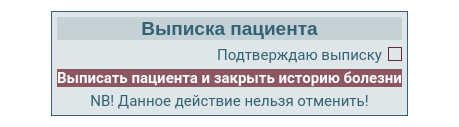
        <widget class="QFrame" name="discharge">
         <property name="styleSheet">
          <string notr="true">background-color: transparent;</string>
         </property>
         <layout class="QHBoxLayout" name="horizontalLayout">
          <item>
           <spacer name="horizontalSpacer">
            <property name="orientation">
             <enum>Qt::Horizontal</enum>
            </property>
            <property name="sizeHint" stdset="0">
             <size>
              <width>40</width>
              <height>20</height>
             </size>
            </property>
           </spacer>
          </item>
          <item>
           <widget class="QFrame" name="frame_discharge">
            <property name="styleSheet">
             <string notr="true">color: rgba(50, 98, 115, 255);
border: 1px solid  rgba(50, 98, 115, 255);
background-color: rgba(50, 98, 115, 40);</string>
            </property>
            <layout class="QGridLayout" name="gridLayout_2">
             <property name="leftMargin">
              <number>5</number>
             </property>
             <property name="topMargin">
              <number>5</number>
             </property>
             <property name="rightMargin">
              <number>5</number>
             </property>
             <property name="bottomMargin">
              <number>5</number>
             </property>
             <property name="spacing">
              <number>5</number>
             </property>
             <item row="4" column="0">
              <widget class="QLabel" name="label_dis">
               <property name="font">
                <font>
                 <family>Roboto</family>
                 <pointsize>11</pointsize>
                </font>
               </property>
               <property name="styleSheet">
                <string notr="true">border: none;
background-color: transparent;</string>
               </property>
               <property name="text">
                <string>&lt;html&gt;&lt;head/&gt;&lt;body&gt;&lt;p align=&quot;center&quot;&gt;NB! Данное действие нельзя отменить!&lt;/p&gt;&lt;/body&gt;&lt;/html&gt;</string>
               </property>
              </widget>
             </item>
             <item row="1" column="0">
              <widget class="QCheckBox" name="checkBox_dis">
               <property name="font">
                <font>
                 <family>Roboto</family>
                 <pointsize>11</pointsize>
                </font>
               </property>
               <property name="layoutDirection">
                <enum>Qt::RightToLeft</enum>
               </property>
               <property name="styleSheet">
                <string notr="true">QCheckBox {
	color: #326273;
	border: none;
	background-color: none;
}

QCheckBox:checked {
   color: #702632;
}

QCheckBox::indicator:checked {
	border-style:solid;
	border-width: 1px;
	border-color: #702632;
	color: #FFFFFF;
	background-color: #702632;
}
QCheckBox::indicator:!checked {
	border-style:solid;
	border-width: 1px;
	border-color: #702632;
	color: #FFFFFF;
	background-color: none;
}</string>
               </property>
               <property name="text">
                <string>Подтверждаю выписку</string>
               </property>
              </widget>
             </item>
             <item row="0" column="0">
              <widget class="QLabel" name="label_2">
               <property name="styleSheet">
                <string notr="true">color: #326273;
font-weight: bold;
font-size: 14pt;
background-color: rgba(50, 98, 115, 40);
border: none;</string>
               </property>
               <property name="text">
                <string>Выписка пациента</string>
               </property>
               <property name="alignment">
                <set>Qt::AlignCenter</set>
               </property>
              </widget>
             </item>
             <item row="2" column="0" rowspan="2">
              <widget class="QPushButton" name="pushButtonDischarge_and_close_history">
               <property name="palette">
                <palette>
                 <active>
                  <colorrole role="WindowText">
                   <brush brushstyle="SolidPattern">
                    <color alpha="255">
                     <red>255</red>
                     <green>255</green>
                     <blue>255</blue>
                    </color>
                   </brush>
                  </colorrole>
                  <colorrole role="Button">
                   <brush brushstyle="SolidPattern">
                    <color alpha="190">
                     <red>112</red>
                     <green>38</green>
                     <blue>50</blue>
                    </color>
                   </brush>
                  </colorrole>
                  <colorrole role="Light">
                   <brush brushstyle="SolidPattern">
                    <color alpha="255">
                     <red>255</red>
                     <green>255</green>
                     <blue>255</blue>
                    </color>
                   </brush>
                  </colorrole>
                  <colorrole role="Midlight">
                   <brush brushstyle="SolidPattern">
                    <color alpha="255">
                     <red>237</red>
                     <green>237</green>
                     <blue>237</blue>
                    </color>
                   </brush>
                  </colorrole>
                  <colorrole role="Dark">
                   <brush brushstyle="SolidPattern">
                    <color alpha="255">
                     <red>110</red>
                     <green>110</green>
                     <blue>110</blue>
                    </color>
                   </brush>
                  </colorrole>
                  <colorrole role="Mid">
                   <brush brushstyle="SolidPattern">
                    <color alpha="255">
                     <red>147</red>
                     <green>147</green>
                     <blue>147</blue>
                    </color>
                   </brush>
                  </colorrole>
                  <colorrole role="Text">
                   <brush brushstyle="SolidPattern">
                    <color alpha="255">
                     <red>255</red>
                     <green>255</green>
                     <blue>255</blue>
                    </color>
                   </brush>
                  </colorrole>
                  <colorrole role="BrightText">
                   <brush brushstyle="SolidPattern">
                    <color alpha="255">
                     <red>255</red>
                     <green>255</green>
                     <blue>255</blue>
                    </color>
                   </brush>
                  </colorrole>
                  <colorrole role="ButtonText">
                   <brush brushstyle="SolidPattern">
                    <color alpha="255">
                     <red>255</red>
                     <green>255</green>
                     <blue>255</blue>
                    </color>
                   </brush>
                  </colorrole>
                  <colorrole role="Base">
                   <brush brushstyle="SolidPattern">
                    <color alpha="190">
                     <red>112</red>
                     <green>38</green>
                     <blue>50</blue>
                    </color>
                   </brush>
                  </colorrole>
                  <colorrole role="Window">
                   <brush brushstyle="SolidPattern">
                    <color alpha="190">
                     <red>112</red>
                     <green>38</green>
                     <blue>50</blue>
                    </color>
                   </brush>
                  </colorrole>
                  <colorrole role="Shadow">
                   <brush brushstyle="SolidPattern">
                    <color alpha="255">
                     <red>0</red>
                     <green>0</green>
                     <blue>0</blue>
                    </color>
                   </brush>
                  </colorrole>
                  <colorrole role="AlternateBase">
                   <brush brushstyle="SolidPattern">
                    <color alpha="255">
                     <red>237</red>
                     <green>237</green>
                     <blue>237</blue>
                    </color>
                   </brush>
                  </colorrole>
                  <colorrole role="ToolTipBase">
                   <brush brushstyle="SolidPattern">
                    <color alpha="255">
                     <red>255</red>
                     <green>255</green>
                     <blue>220</blue>
                    </color>
                   </brush>
                  </colorrole>
                  <colorrole role="ToolTipText">
                   <brush brushstyle="SolidPattern">
                    <color alpha="255">
                     <red>0</red>
                     <green>0</green>
                     <blue>0</blue>
                    </color>
                   </brush>
                  </colorrole>
                  <colorrole role="PlaceholderText">
                   <brush brushstyle="SolidPattern">
                    <color alpha="128">
                     <red>255</red>
                     <green>255</green>
                     <blue>255</blue>
                    </color>
                   </brush>
                  </colorrole>
                 </active>
                 <inactive>
                  <colorrole role="WindowText">
                   <brush brushstyle="SolidPattern">
                    <color alpha="255">
                     <red>255</red>
                     <green>255</green>
                     <blue>255</blue>
                    </color>
                   </brush>
                  </colorrole>
                  <colorrole role="Button">
                   <brush brushstyle="SolidPattern">
                    <color alpha="190">
                     <red>112</red>
                     <green>38</green>
                     <blue>50</blue>
                    </color>
                   </brush>
                  </colorrole>
                  <colorrole role="Light">
                   <brush brushstyle="SolidPattern">
                    <color alpha="255">
                     <red>255</red>
                     <green>255</green>
                     <blue>255</blue>
                    </color>
                   </brush>
                  </colorrole>
                  <colorrole role="Midlight">
                   <brush brushstyle="SolidPattern">
                    <color alpha="255">
                     <red>237</red>
                     <green>237</green>
                     <blue>237</blue>
                    </color>
                   </brush>
                  </colorrole>
                  <colorrole role="Dark">
                   <brush brushstyle="SolidPattern">
                    <color alpha="255">
                     <red>110</red>
                     <green>110</green>
                     <blue>110</blue>
                    </color>
                   </brush>
                  </colorrole>
                  <colorrole role="Mid">
                   <brush brushstyle="SolidPattern">
                    <color alpha="255">
                     <red>147</red>
                     <green>147</green>
                     <blue>147</blue>
                    </color>
                   </brush>
                  </colorrole>
                  <colorrole role="Text">
                   <brush brushstyle="SolidPattern">
                    <color alpha="255">
                     <red>255</red>
                     <green>255</green>
                     <blue>255</blue>
                    </color>
                   </brush>
                  </colorrole>
                  <colorrole role="BrightText">
                   <brush brushstyle="SolidPattern">
                    <color alpha="255">
                     <red>255</red>
                     <green>255</green>
                     <blue>255</blue>
                    </color>
                   </brush>
                  </colorrole>
                  <colorrole role="ButtonText">
                   <brush brushstyle="SolidPattern">
                    <color alpha="255">
                     <red>255</red>
                     <green>255</green>
                     <blue>255</blue>
                    </color>
                   </brush>
                  </colorrole>
                  <colorrole role="Base">
                   <brush brushstyle="SolidPattern">
                    <color alpha="190">
                     <red>112</red>
                     <green>38</green>
                     <blue>50</blue>
                    </color>
                   </brush>
                  </colorrole>
                  <colorrole role="Window">
                   <brush brushstyle="SolidPattern">
                    <color alpha="190">
                     <red>112</red>
                     <green>38</green>
                     <blue>50</blue>
                    </color>
                   </brush>
                  </colorrole>
                  <colorrole role="Shadow">
                   <brush brushstyle="SolidPattern">
                    <color alpha="255">
                     <red>0</red>
                     <green>0</green>
                     <blue>0</blue>
                    </color>
                   </brush>
                  </colorrole>
                  <colorrole role="AlternateBase">
                   <brush brushstyle="SolidPattern">
                    <color alpha="255">
                     <red>237</red>
                     <green>237</green>
                     <blue>237</blue>
                    </color>
                   </brush>
                  </colorrole>
                  <colorrole role="ToolTipBase">
                   <brush brushstyle="SolidPattern">
                    <color alpha="255">
                     <red>255</red>
                     <green>255</green>
                     <blue>220</blue>
                    </color>
                   </brush>
                  </colorrole>
                  <colorrole role="ToolTipText">
                   <brush brushstyle="SolidPattern">
                    <color alpha="255">
                     <red>0</red>
                     <green>0</green>
                     <blue>0</blue>
                    </color>
                   </brush>
                  </colorrole>
                  <colorrole role="PlaceholderText">
                   <brush brushstyle="SolidPattern">
                    <color alpha="128">
                     <red>255</red>
                     <green>255</green>
                     <blue>255</blue>
                    </color>
                   </brush>
                  </colorrole>
                 </inactive>
                 <disabled>
                  <colorrole role="WindowText">
                   <brush brushstyle="SolidPattern">
                    <color alpha="255">
                     <red>255</red>
                     <green>255</green>
                     <blue>255</blue>
                    </color>
                   </brush>
                  </colorrole>
                  <colorrole role="Button">
                   <brush brushstyle="SolidPattern">
                    <color alpha="255">
                     <red>238</red>
                     <green>238</green>
                     <blue>238</blue>
                    </color>
                   </brush>
                  </colorrole>
                  <colorrole role="Light">
                   <brush brushstyle="SolidPattern">
                    <color alpha="255">
                     <red>255</red>
                     <green>255</green>
                     <blue>255</blue>
                    </color>
                   </brush>
                  </colorrole>
                  <colorrole role="Midlight">
                   <brush brushstyle="SolidPattern">
                    <color alpha="255">
                     <red>237</red>
                     <green>237</green>
                     <blue>237</blue>
                    </color>
                   </brush>
                  </colorrole>
                  <colorrole role="Dark">
                   <brush brushstyle="SolidPattern">
                    <color alpha="255">
                     <red>110</red>
                     <green>110</green>
                     <blue>110</blue>
                    </color>
                   </brush>
                  </colorrole>
                  <colorrole role="Mid">
                   <brush brushstyle="SolidPattern">
                    <color alpha="255">
                     <red>147</red>
                     <green>147</green>
                     <blue>147</blue>
                    </color>
                   </brush>
                  </colorrole>
                  <colorrole role="Text">
                   <brush brushstyle="SolidPattern">
                    <color alpha="255">
                     <red>255</red>
                     <green>255</green>
                     <blue>255</blue>
                    </color>
                   </brush>
                  </colorrole>
                  <colorrole role="BrightText">
                   <brush brushstyle="SolidPattern">
                    <color alpha="255">
                     <red>255</red>
                     <green>255</green>
                     <blue>255</blue>
                    </color>
                   </brush>
                  </colorrole>
                  <colorrole role="ButtonText">
                   <brush brushstyle="SolidPattern">
                    <color alpha="255">
                     <red>255</red>
                     <green>255</green>
                     <blue>255</blue>
                    </color>
                   </brush>
                  </colorrole>
                  <colorrole role="Base">
                   <brush brushstyle="SolidPattern">
                    <color alpha="255">
                     <red>238</red>
                     <green>238</green>
                     <blue>238</blue>
                    </color>
                   </brush>
                  </colorrole>
                  <colorrole role="Window">
                   <brush brushstyle="SolidPattern">
                    <color alpha="255">
                     <red>238</red>
                     <green>238</green>
                     <blue>238</blue>
                    </color>
                   </brush>
                  </colorrole>
                  <colorrole role="Shadow">
                   <brush brushstyle="SolidPattern">
                    <color alpha="255">
                     <red>0</red>
                     <green>0</green>
                     <blue>0</blue>
                    </color>
                   </brush>
                  </colorrole>
                  <colorrole role="AlternateBase">
                   <brush brushstyle="SolidPattern">
                    <color alpha="255">
                     <red>220</red>
                     <green>220</green>
                     <blue>220</blue>
                    </color>
                   </brush>
                  </colorrole>
                  <colorrole role="ToolTipBase">
                   <brush brushstyle="SolidPattern">
                    <color alpha="255">
                     <red>255</red>
                     <green>255</green>
                     <blue>220</blue>
                    </color>
                   </brush>
                  </colorrole>
                  <colorrole role="ToolTipText">
                   <brush brushstyle="SolidPattern">
                    <color alpha="255">
                     <red>0</red>
                     <green>0</green>
                     <blue>0</blue>
                    </color>
                   </brush>
                  </colorrole>
                  <colorrole role="PlaceholderText">
                   <brush brushstyle="SolidPattern">
                    <color alpha="128">
                     <red>255</red>
                     <green>255</green>
                     <blue>255</blue>
                    </color>
                   </brush>
                  </colorrole>
                 </disabled>
                </palette>
               </property>
               <property name="font">
                <font>
                 <family>Roboto</family>
                 <pointsize>11</pointsize>
                 <bold>true</bold>
                </font>
               </property>
               <property name="styleSheet">
                <string notr="true">QPushButton {
background-color: rgba(112, 38, 50, 190);
font-size: 11pt;
color: White;
border: None;
}

QPushButton::hover {
background-color: rgba(112, 38, 50, 255);
border: 2px solid rgba(145, 47, 64, 255);
}

QPushButton::pressed {
background-color: rgba(145, 47, 64, 255);
border: 1px solid rgba(255, 255, 255, 255);
}

QPushButton::disabled {
background-color: #EEEEEE;
border: 1px solid rgba(112, 38, 50, 255);
}

</string>
               </property>
               <property name="text">
                <string>Выписать пациента и закрыть историю болезни</string>
               </property>
               <property name="icon">
                <iconset resource="../res_main.qrc">
                 <normaloff>:/icon/icons/person_off_white_36dp.svg</normaloff>:/icon/icons/person_off_white_36dp.svg</iconset>
               </property>
               <property name="iconSize">
                <size>
                 <width>32</width>
                 <height>32</height>
                </size>
               </property>
              </widget>
             </item>
            </layout>
           </widget>
          </item>
          <item>
           <spacer name="horizontalSpacer_2">
            <property name="orientation">
             <enum>Qt::Horizontal</enum>
            </property>
            <property name="sizeHint" stdset="0">
             <size>
              <width>40</width>
              <height>20</height>
             </size>
            </property>
           </spacer>
          </item>
         </layout>
        </widget>
